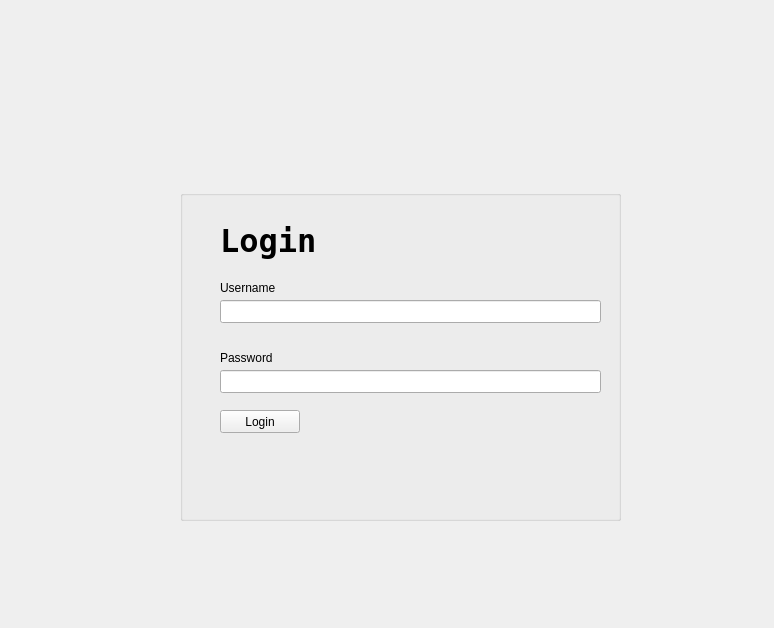
<?xml version="1.0" encoding="UTF-8"?>
<ui version="4.0">
 <class>Login</class>
 <widget class="QMainWindow" name="Login">
  <property name="geometry">
   <rect>
    <x>0</x>
    <y>0</y>
    <width>774</width>
    <height>628</height>
   </rect>
  </property>
  <property name="windowTitle">
   <string>DeepPrivacy</string>
  </property>
  <widget class="QWidget" name="centralwidget">
   <widget class="QGroupBox" name="groupBox">
    <property name="geometry">
     <rect>
      <x>180</x>
      <y>190</y>
      <width>441</width>
      <height>331</height>
     </rect>
    </property>
    <property name="sizePolicy">
     <sizepolicy hsizetype="Expanding" vsizetype="Expanding">
      <horstretch>0</horstretch>
      <verstretch>0</verstretch>
     </sizepolicy>
    </property>
    <property name="alignment">
     <set>Qt::AlignHCenter|Qt::AlignTop</set>
    </property>
    <widget class="QLineEdit" name="password_field">
     <property name="geometry">
      <rect>
       <x>40</x>
       <y>180</y>
       <width>381</width>
       <height>23</height>
      </rect>
     </property>
    </widget>
    <widget class="QPushButton" name="login_btn">
     <property name="geometry">
      <rect>
       <x>40</x>
       <y>220</y>
       <width>80</width>
       <height>23</height>
      </rect>
     </property>
     <property name="text">
      <string>Login</string>
     </property>
    </widget>
    <widget class="QLabel" name="login_label">
     <property name="geometry">
      <rect>
       <x>40</x>
       <y>30</y>
       <width>101</width>
       <height>41</height>
      </rect>
     </property>
     <property name="minimumSize">
      <size>
       <width>91</width>
       <height>31</height>
      </size>
     </property>
     <property name="font">
      <font>
       <family>DejaVu Sans Mono</family>
       <pointsize>24</pointsize>
       <weight>75</weight>
       <bold>true</bold>
      </font>
     </property>
     <property name="text">
      <string>Login</string>
     </property>
     <property name="textFormat">
      <enum>Qt::AutoText</enum>
     </property>
     <property name="scaledContents">
      <bool>true</bool>
     </property>
     <property name="wordWrap">
      <bool>false</bool>
     </property>
    </widget>
    <widget class="QLineEdit" name="username_field">
     <property name="geometry">
      <rect>
       <x>40</x>
       <y>110</y>
       <width>381</width>
       <height>23</height>
      </rect>
     </property>
    </widget>
    <widget class="QLabel" name="username_label">
     <property name="geometry">
      <rect>
       <x>40</x>
       <y>90</y>
       <width>71</width>
       <height>16</height>
      </rect>
     </property>
     <property name="text">
      <string>Username</string>
     </property>
    </widget>
    <widget class="QLabel" name="password_label">
     <property name="geometry">
      <rect>
       <x>40</x>
       <y>160</y>
       <width>57</width>
       <height>15</height>
      </rect>
     </property>
     <property name="text">
      <string>Password</string>
     </property>
    </widget>
   </widget>
   <widget class="QLabel" name="logo">
    <property name="geometry">
     <rect>
      <x>120</x>
      <y>20</y>
      <width>561</width>
      <height>161</height>
     </rect>
    </property>
    <property name="autoFillBackground">
     <bool>false</bool>
    </property>
    <property name="text">
     <string/>
    </property>
    <property name="pixmap">
     <pixmap>../asset/templates/DeepPrivacy_Dark.png</pixmap>
    </property>
    <property name="scaledContents">
     <bool>true</bool>
    </property>
    <property name="alignment">
     <set>Qt::AlignCenter</set>
    </property>
   </widget>
  </widget>
 </widget>
 <resources/>
 <connections/>
</ui>
